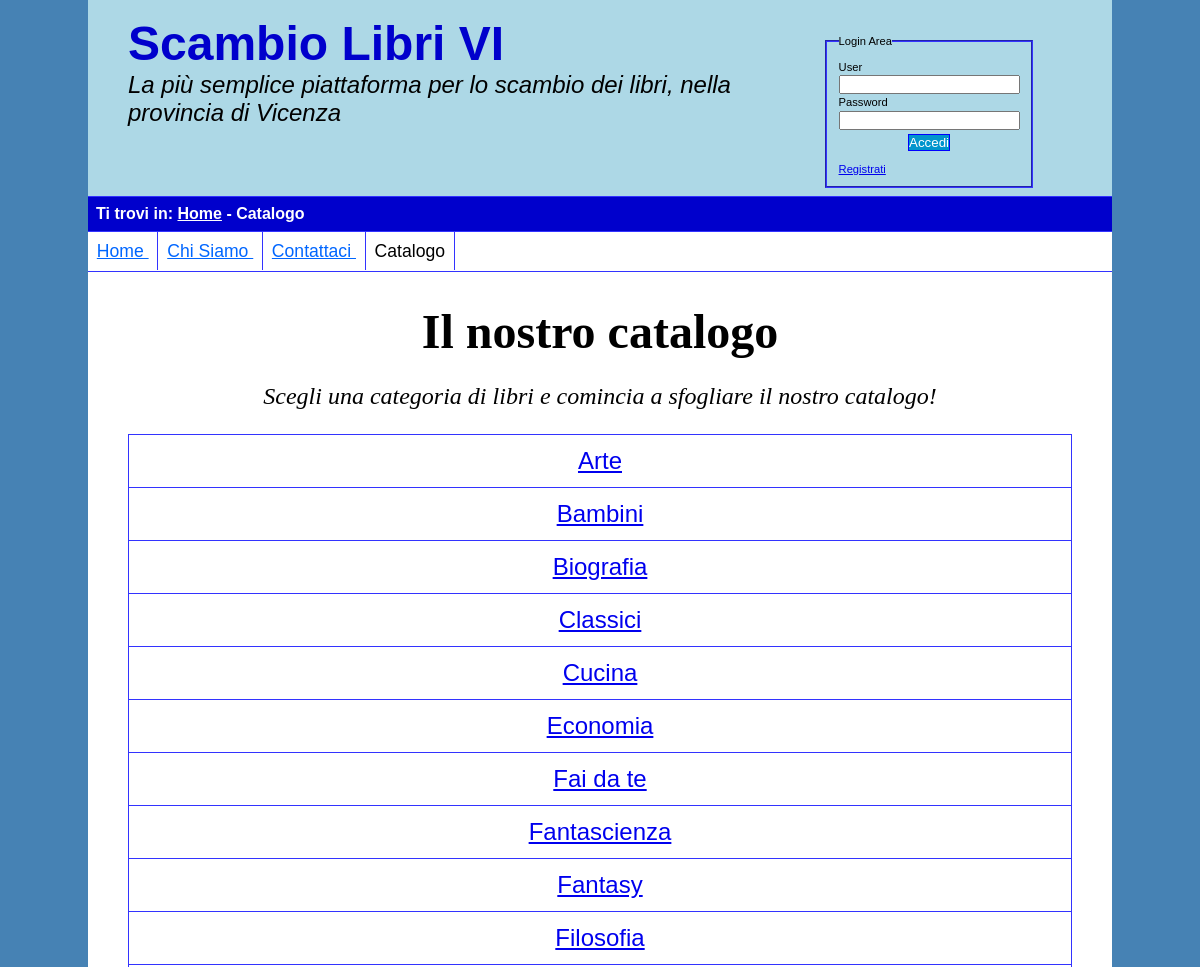
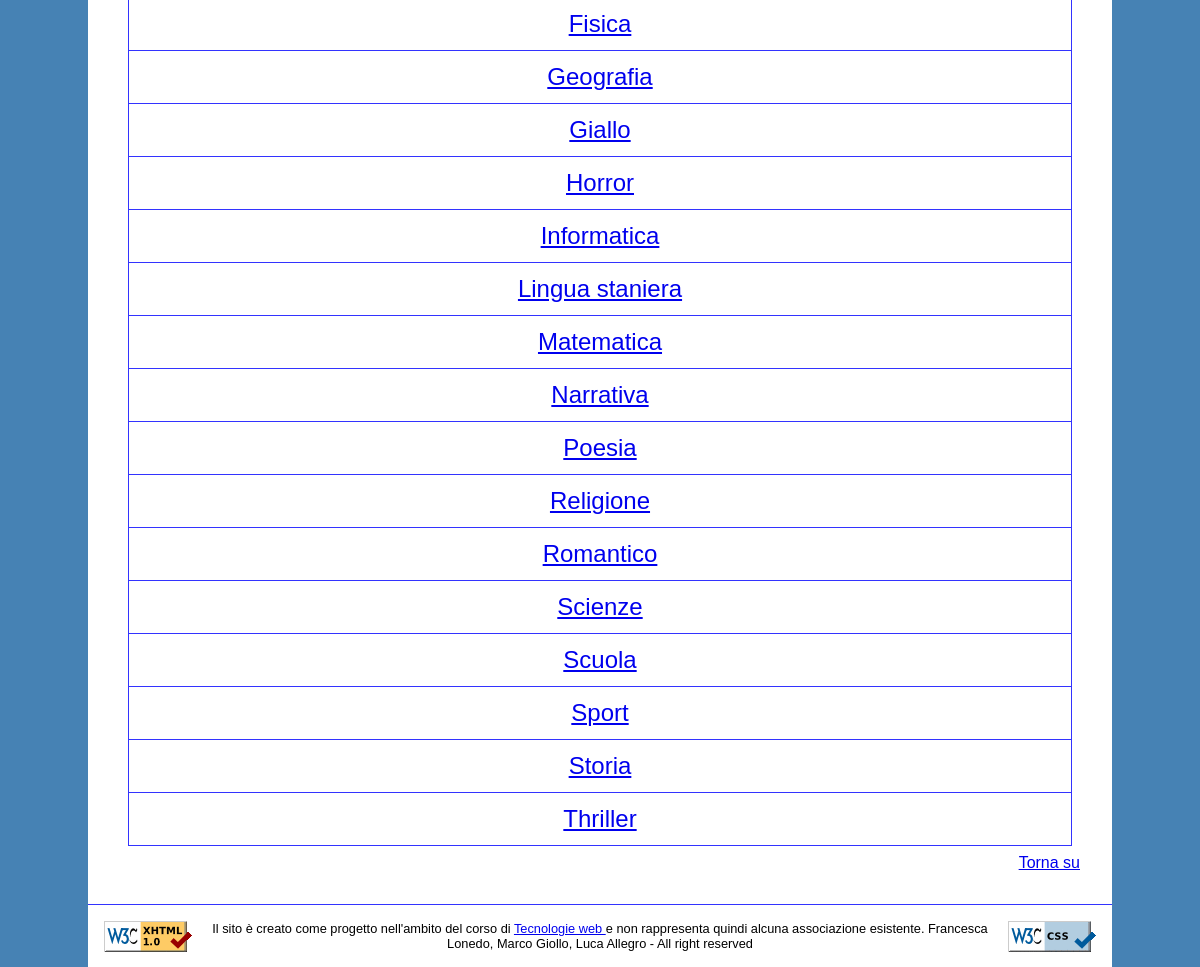
Page /Progetto/catalogo.php on the committed database (2 pictures, top to bottom).
### tables this page shows
CREATE TABLE IF NOT EXISTS `genere` (
  `id` int(11) NOT NULL AUTO_INCREMENT,
  `nome` varchar(255) NOT NULL,
  PRIMARY KEY (`id`)
);

### Progetto/controllerCatalogo.php (called while the page is built, shortened)
<?php
  class controllerCatalogo{
      public function estraiGeneri($connection){
         $query = "SELECT id, nome FROM genere order by nome";
         $sql = mysqli_query($connection, $query);
         $data = array();
         while($row = mysqli_fetch_assoc($sql)){
           $data[] = $row;
         }
         return $data;
      }
  }
?>

### Progetto/connectDB.php (called while the page is built, shortened)
<?php
	 class connectDB{
          public function accessDB(){
          $this->connessione = mysqli_connect(static::HOST_DB, static::USERNAME, static::PASSWORD, static::DATABASE_NAME);
             if(!$this->connessione){
                  return false;
              }
              else{
                  return true;
             }
          }
    }
?>

### Progetto/catalogo.php (the view, shortened to what this page needs)
<!DOCTYPE html PUBLIC "-//W3C//DTD XHTML 1.0 Transitional//EN"
"http://www.w3.org/TR/xhtml1/DTD/xhtml1-transitional.dtd">
<html xmlns="http://www.w3.org/1999/xhtml" xml:lang="it" lang="it" >
    <head>
	<link rel="stylesheet" type="text/css" href="style/style.css" media="handheld, screen"/>
	<link  rel = "stylesheet" type="text/css" href="style/small.css" media= "handheld, screen and (max-width:480px), only screen and (max-device-width:480px)" />		<link rel = "stylesheet" type="text/css"  href="style/print.css" media="print"/>
     </head>
     <body>
     <div id="header">
     <div id="titolo">
		 <h1> Scambio Libri VI </h1>
		 <h2> La più semplice piattaforma per lo scambio dei libri, nella provincia di Vicenza  </h2>
     </div>
        <div id="logForm">
         <form id="loginForm" method="post" action="actionLogin.php">
         	<fieldset>
            	<legend> Login Area </legend>
                <label> User  </label> <br/>
                <input  name="us" type="text" title="Inserisci User"/> <br/>
                <label> Password </label> <br/>
                <input name="psw" type="password" title="Inserici la password"/> <br/>
                <input type="submit" value="Accedi" title="Clicca per accedere" /> <br/>
                <a id="linkregistrati" href="register.html" title="Oppure Registrati"> Registrati </a>
            </fieldset>
         </form>
	</div>
  </div>
  	 <div id="where">
        <p> Ti trovi in: <a href="index.php"> Home</a> - Catalogo </p>
     </div>
     <div id = "menu">
        <ul>
            <li>  <a href="index.php"> <span xml:lang="en"> Home </span>  </a> </li>
            <li class="centrali">  <a href="chisiamo.html">Chi Siamo </a></li>
            <li class="centrali">  <a href="contact.html"> Contattaci </a> </li>
            <li  id="current" class="ultimo">  Catalogo </li>
        </ul>
    </div>
    <div id="corpo">
    <h1 id="titleCat"> Il nostro catalogo </h1>
    <h2 id="subtitleCat"> Scegli una categoria di libri e comincia a sfogliare il nostro catalogo! </h2>
    <?php
      require_once 'connectDB.php';
        $reg = new connectDB();
        $openConnection = $reg -> accessDB();
        if(!$openConnection){
          die("Errore nell'aprire il database");
        }
        else{
            require_once 'controllerCatalogo.php';
            $controller = new controllerCatalogo();
            $connection = $reg-> getConnection();
            $results = $controller -> estraiGeneri($connection);
            if($results){
              $output = '<ul id="cata">';
                $index = 0;
                foreach($results as $array){
                  if($index == 0){
                    $output = $output."<li id='primoCata'> <a  href = elencoTitoli.php?id=".$array['id'].">".$array['nome']."</a></li>";
                    $index = $index+1;
                  }
                  else{
                  	$output = $output."<li> <a href = elencoTitoli.php?id=".$array['id'].">".$array['nome']."</a></li>";
                  }
                }
                echo $output.'</ul>
                <a href="#titleCat" id="tornaSuCata"> Torna su </a>';
            }
            else{
              echo "<p> Non ci sono nuovi inserimenti </p>";
            }
        }
    ?>
    </div>
    <div id="footer">
    	 <img id="imgValidCode" src="images/valid-xhtml10.png" alt="Html validation"/>
        <img id="imgValidCSS" src="images/vcss-blue.gif" alt ="cssValidation"/>
        <p> Il sito &egrave; creato come progetto nell'ambito del corso di <a href="http://informatica.math.unipd.it/laurea/tecnologieweb.html" title="Pagina web del corso di Tecnlogie web" >Tecnologie web </a> e non rappresenta quindi alcuna associazione esistente. Francesca Lonedo, Marco Giollo, Luca Allegro - <span xml:lang="en">All right reserved </span></p>
    </div>
    </body>
</html>

### Progetto/style/style.css (style rules this page uses)
html { background-color: SteelBlue ; }
* { padding:0em; margin:0em; }
html, body { max-width: 1024px; margin: auto; font-family: Verdana, Arial, Helvetica, sans-serif; font-size: 100%; }
body { background-color: white; }
#logForm { margin-left:71%; padding-bottom: 0.3em; }
#loginForm input[type="submit"] { display:block; margin:auto; outline: none; cursor:pointer; text-align:center; text-decoration: none; color: white; margin-top:0.3em; border: solid 1px blue; background: #0095cd; }
#loginForm { font-size: 0.7em; margin-left:0em; width:6em; }
#loginForm fieldset { border-color:#3333ff; margin:0.3em; padding:1em; }
#loginForm label { line-height: 1.5em; }
#header { overflow:auto; background-color:lightBlue; padding-left: 1.5em; }
#titolo { margin-right: 28%; padding:1em; }
#titolo h1 { color: #0000cc; font-size: 3em; display:block; float:left; }
#titolo h2 { font-size: 1.5em; font-style: italic; font-weight: normal; display:block; float:left; }
#where { background-color: #0000cc; border-bottom: 1px solid #3333ff; border-top: 1px solid #3333ff; padding: 0.5em; color:white; font-size: 1.0em; }
#where p { font-weight: bold; }
#where p a:link { color:white; }
#tornaSuCata { display:block; float:right; }
#menu { padding: 0.5em; font-size: 1.1em; border-bottom: 1px solid #3333ff; }
#menu ul { list-style-type: none; padding-left:-0.5em; margin-left:-0.5em; }
#menu ul li { padding: 0.5em; display: inline; }
#menu a:link { color: #0066ff; }
.centrali { border-left: 1px solid #3333ff; }
.ultimo { border-right: 1px solid #3333ff; border-left: 1px solid #3333ff; }
#corpo h2 { text-align:center; font-family: "Vag Rounded"; font-size:1.5em; font-weight:normal; font-style:italic; margin-bottom: 1em; }
#corpo h1 { text-align:center; font-family: "Vag Rounded"; font-size: 3em; margin-bottom: 0.5em; }
#cata { list-style-type: none; margin: 0.5em; text-align:center; }
#cata li { padding: 0.5em; font-size: 1.5em; border-bottom: 1px solid #3333ff; border-left: 1px solid #3333ff; border-right: 1px solid #3333ff; }
#primoCata { border-top: 1px solid #3333ff; }
#corpo { padding:2em; overflow:auto; }
#footer { border-top: 1px solid #3333ff; padding: 1em; clear:both; }
#imgValidCode { float: left; }
#imgValidCSS { float: right; }
#footer p { margin-left: 10%; margin-right:10%; text-align: center; font-size: 0.8em; }

### Progetto/style/small.css (style rules this page uses)
html { background-color: SteelBlue ; }
* { padding:0em; margin:0em; }
html, body { max-width: 480px; margin: auto; font-family: Verdana, Arial, Helvetica, sans-serif; font-size: 100%; }
body { background-color: white; }
#logForm { padding-bottom: 0.3em; margin-left: 1%; }
#loginForm input[type="submit"] { display:block; margin:auto; outline: none; cursor:pointer; text-align:center; text-decoration: none; color: white; margin-top:0.3em; border: solid 1px blue; background: #0095cd; }
#loginForm { font-size: 0.7em; width:6em; }
#loginForm fieldset { border-color:#3333ff; margin:0.3em; padding:1em; }
#loginForm label { line-height: 1.5em; }
#header { overflow:auto; background-color:lightBlue; padding-left: 1.5em; }
#titolo { margin-right: 28%; padding:1em; }
#titolo h1 { color: #0000cc; font-size: 1.5em; display:block; }
#titolo h2 { display: none; }
#where { display: none; }
#tornaSuCata { display:block; float:right; }
#menu { margin-left: 3px; padding: 0.5em; font-size: 1.1em; border-bottom: 1px solid #3333ff; }
#menu ul { list-style-type: none; margin-left:-0.5em; }
#menu ul li { display:flex; padding: 0.5em; border-top: 1px solid #3333ff; border-left: 1px solid #3333ff; border-right: 1px solid #3333ff; }
#menu a:link { color: #0066ff; }
#current { display:flex; }
.ultimo { display: flex; border-bottom: 1px solid #3333ff; }
.centrali { display:flex; }
#corpo h2 { text-align:center; font-family: "Vag Rounded"; font-size:1.5em; font-weight:normal; font-style:italic; margin-bottom: 1em; }
#corpo h1 { text-align:center; font-family: "Vag Rounded"; font-size: 3em; margin-bottom: 0.5em; }
#cata { list-style-type: none; margin: 0.5em; text-align:center; }
#cata li { padding: 0.5em; font-size: 1.1em; border-bottom: 1px solid #3333ff; border-left: 1px solid #3333ff; border-right: 1px solid #3333ff; }
#primoCata { border-top: 1px solid #3333ff; }
#corpo { padding:2em; overflow:auto; }
#footer { border-top: 1px solid #3333ff; padding: 1em; clear:both; }
#imgValidCode { display:none; }
#imgValidCSS { display:none; }
#footer p { margin-left: 10%; margin-right:10%; text-align: center; font-size: 0.8em; }

### rows in the picture
genere: nome "Arte"
genere: nome "Bambini"
genere: nome "Biografia"
genere: nome "Classici"
genere: nome "Cucina"
genere: nome "Economia"
genere: nome "Fai da te"
genere: nome "Fantascienza"
genere: nome "Fantasy"
genere: nome "Filosofia"
genere: nome "Fisica"
genere: nome "Geografia"
genere: nome "Giallo"
genere: nome "Horror"
genere: nome "Informatica"
genere: nome "Lingua staniera"
genere: nome "Matematica"
genere: nome "Narrativa"
genere: nome "Poesia"
genere: nome "Religione"
genere: nome "Romantico"
genere: nome "Scienze"
genere: nome "Scuola"
genere: nome "Sport"
genere: nome "Storia"
genere: nome "Thriller"
